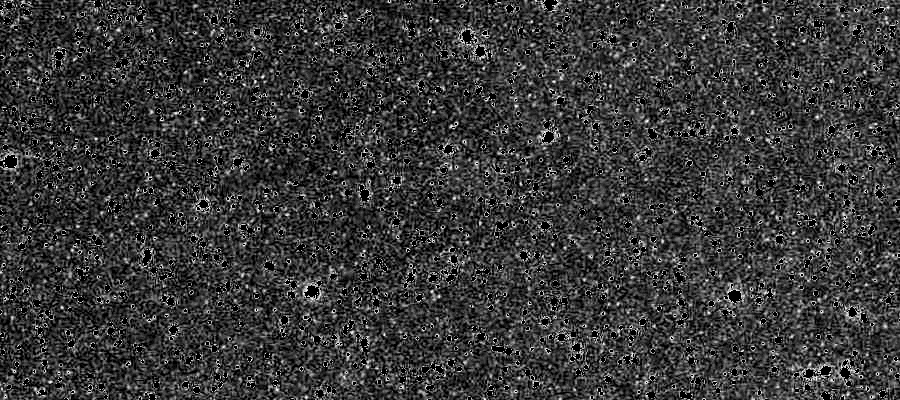
//> input picture LAB-12/floodfill_stars_20.png, 900 x 400 px
$ ./estrelas floodfill_stars_20.png 3   (built with g++ and OpenCV 4)
//> lines starting //> are read from the running program, lines starting //| are printed output that depends on the picture; after the words box and inside, x2 and y2 are one past the last pixel; in counts of white or black regions, pixels touching at a corner belong together
#include <stdio.h>

#include <opencv2/core.hpp>
#include <opencv2/highgui.hpp>
#include <opencv2/imgproc.hpp>

//Aluno: Matheus Silva dos Santos
//Matrícula: 22052573

//Objetivo: implementar um programa que abra a imagem e conte a quantidade de estrelas nela. Além disso, seu programa deverá pegar a imagem original e pintar nela os quadrados resultantes do flood fill. Ou seja, será a imagem original com um quadrado encapsulando todas as estrelas encontradas.

using namespace cv;

typedef struct {
    Point p1, p2;
} bounding_box;

// img  - Imagem
// x, y - Posição da imagem onde a pintura irá começar
// whiteThreshold - Escala de cinza em que qualquer valor maior é considerado "branco"
// bbox - Retângulo que contém os pixels pintados
void floodFill(Mat img, int x, int y, int whiteThreshold, bounding_box *bbox) {
    // Se estiver fora dos limites da imagem, ignora
    if (x < 0 || x >= img.cols || y < 0 || y >= img.rows) return;

    // Acessa o valor do pixel
    uchar pixel = img.at<uchar>(y,x);

    // Se o pixel atual não é considerado "branco", ignora
    if (pixel < whiteThreshold) return;

    // Pinta o pixel para preto
    img.at<uchar>(y,x) = 0;

    // Atualiza o retângulo
    if (x < bbox->p1.x) bbox->p1.x = x;
    if (x > bbox->p2.x) bbox->p2.x = x;
    if (y < bbox->p1.y) bbox->p1.y = y;
    if (y > bbox->p2.y) bbox->p2.y = y;

    // Executa recursivamente para cima, baixo, esquerda e direita
    floodFill(img, x, y+1, whiteThreshold, bbox);
    floodFill(img, x, y-1, whiteThreshold, bbox);
    floodFill(img, x-1, y, whiteThreshold, bbox);
    floodFill(img, x+1, y, whiteThreshold, bbox);
}

int main(int argc, char **argv) {
    if (argc < 3) {
        printf("Sintaxe: %s <nome-arquivo-png> <valor do whiteTreshold\n", argv[0]);
        return 1;
    }

    // Abertura da imagem
    Mat img = imread(argv[1], IMREAD_GRAYSCALE);
//> img is the input picture: 400 rows x 900 cols, CV_8UC1; min 0, max 20, mean 4.46
    int whiteTreshold = atoi(argv[2]);
//> whiteTreshold = 3

    //Vetor para guardar as estrelas encontradas
    bounding_box stars[20000];
    int cont = 0;

    // Para cada pixel em uma linha/coluna da imagem
    for(int y=0; y<img.rows; y++) {
        for (int x=0; x<img.cols; x++) {
            uchar pixel = img.at<uchar>(y,x);
            // Se o pixel é branco (maior que o whiteTreshold)
            if(pixel > whiteTreshold ){
                // Um bounding box é criado
                bounding_box bbox = {
                    .p1 = Point(img.cols, img.rows),
                    .p2 = Point(0, 0)
                };
                // O flood fill é executado
                floodFill(img, x, y, whiteTreshold, &bbox);
                // O bounding box é salvo no vetor de estrelas
                stars[cont] = bbox;
                cont++;
            }
        }
    }
//> this loop made 400 passes
//> cont on passes 1 to 3: 16, 17, 21
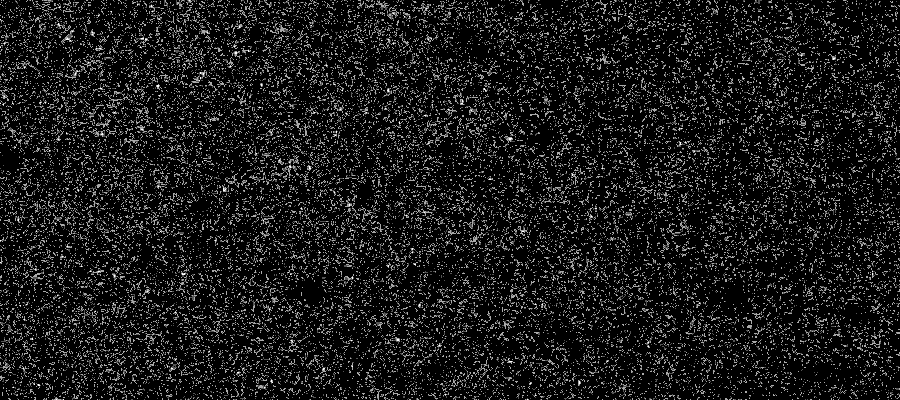
//> img: 400 rows x 900 cols, CV_8UC1; min 0, max 3, mean 0.295; drawn with min black and max white
//> after the loop, stars = 20000 items; cont = 865

    // Salva a imagem resultante do flood fill (floofill_stars_X.png) onde X é o valor do limiar
    imwrite("floodfill_stars_" + std::to_string(whiteTreshold) + ".png", img);

    printf("Utilizando whiteTreshold = %d\n", whiteTreshold);
//| Utilizando whiteTreshold = 3
    printf("Total de Estrelas = %d\n", cont);
//| Total de Estrelas = 865

    //Abertura da imagem original (colorida)
    Mat imgOriginal = imread(argv[1], IMREAD_COLOR);

    // Para cada estrela encontrada
    for(int i=0; i<cont; i++){
        // Desenha um retângulo na imagem original
        rectangle(imgOriginal, stars[i].p1, stars[i].p2, Scalar(0, 255, 0), 1);
    }
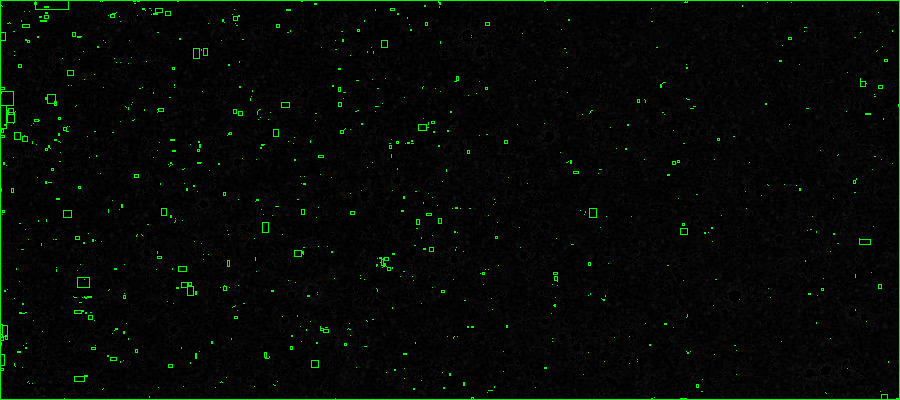
//> imgOriginal: 400 rows x 900 cols, CV_8UC3; 1.71% of pixels changed, all inside (x1, y1, x2, y2) = (0, 0, 900, 400)

    // Salva a imagem ORIGINAL com o retângulo resultante do flood fill (limiarX.png) onde X é o valor do limiar
    imwrite("limiar" + std::to_string(whiteTreshold) + ".png", imgOriginal);
    return 0;
}

$ run again, on LAB-12/floodfill_stars_80.png
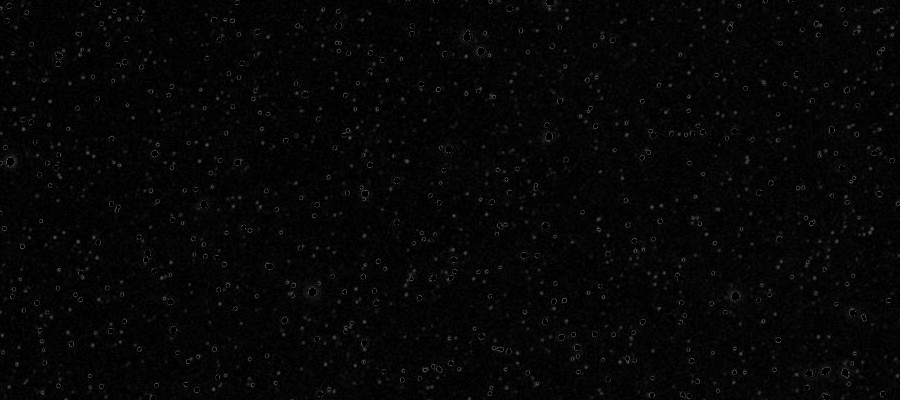
//> input picture LAB-12/floodfill_stars_80.png, 900 x 400 px
//> img is the input picture: 400 rows x 900 cols, CV_8UC1; min 0, max 80, mean 5.9
//> whiteTreshold = 3
//> the loop `for(int y=0; y<img.rows; y++)` made 400 passes
//> cont on passes 1 to 3: 11, 11, 12
//> after the loop `for(int y=0; y<img.rows; y++)`: stars = 20000 items; cont = 357
//| Utilizando whiteTreshold = 3
//| Total de Estrelas = 357
//> after the loop `for(int i=0; i<cont; i++)`:
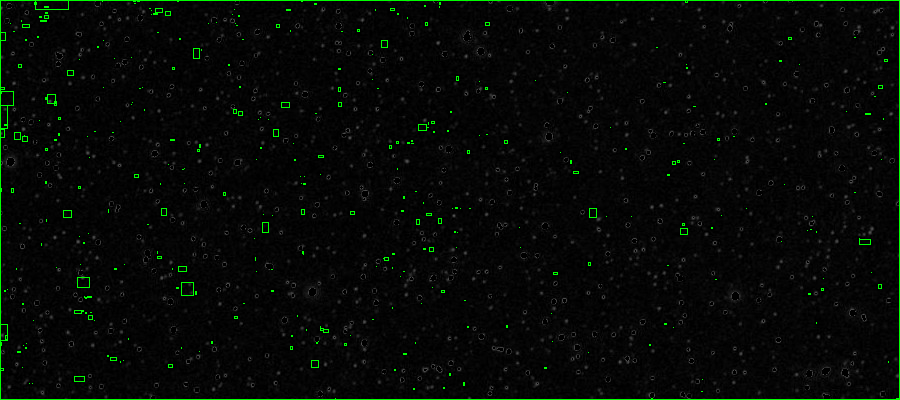
//> imgOriginal: 400 rows x 900 cols, CV_8UC3; 1.35% of pixels changed, all inside (x1, y1, x2, y2) = (0, 0, 900, 400)
